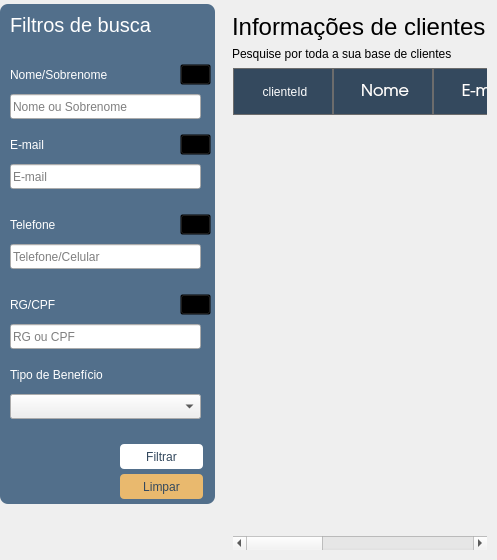
     <widget class="QWidget" name="tabClientes">
      <property name="minimumSize">
       <size>
        <width>0</width>
        <height>560</height>
       </size>
      </property>
      <property name="styleSheet">
       <string notr="true">/*-------------------------------- Labels -----------------------------------------*/
#lbTituloClientes {
	font-family: &quot;TeX Gyre Adventor&quot;;
	font-size: 24px;
}

#lbInfoClientes {
	font-family: &quot;TeX Gyre Adventor&quot;;
	font-size: 12px;	
}

#lbTituloFiltro {
	font-family: &quot;TeX Gyre Adventor&quot;;
	font-size: 20px;

	color: white;
}

#lbBuscaNome, 
#lbBuscaEmail, 
#lbBuscaTelefone,
#lbBuscaTpBeneficio,
#lbBuscaRgcpf {
	font-family: &quot;TeX Gyre Adventor&quot;;
	font-size: 12px;

	color: white;
}

/*-------------------------------- Frames -----------------------------------------*/
#frFiltrosBusca {
	background-color: rgb(82, 111, 139);
	border: 0px solid;

	border-radius: 8px;
}

#frUnderlineNome {
	border-bottom: 1px solid rgb(136, 138, 133);
}

/*-------------------------------- Tables -----------------------------------------*/
#tblClientes{
	background-color: transparent;
}

QHeaderView::section {
    background-color: rgb(52, 73, 94);
    color: white;
    padding-left: 4px;
    border: 1px solid #6c6c6c;
	min-height: 45px;
}

/*-------------------------------- Push Buttons --------------------------------*/
#pbArrowNome, 
#pbArrowEmail, 
#pbArrowTelefone,
#pbArrowTpProcesso,
#pbArrowRgcpf {
	background-image: url(:/arrowDown/arrowDown.png);
	background-repeat: no-repeat;
	background-position: center;

	background-color: transparent;
}

#pbResetar, #pbFiltrar {
	font-family: &quot;TeX Gyre Adventor&quot;;
	font-size: 12px;
	color: white;

	border-radius: 4px;
	background-color: rgb(52, 73, 94);
}

#pbResetar:hover, #pbFiltrar:hover {
	font-family: &quot;TeX Gyre Adventor&quot;;
	font-size: 12px;
	color: white;

	border-radius: 4px;
	border: 1px solid;
	background-color: rgb(72, 93, 114);
}

#pbFiltrar {
	font-family: &quot;TeX Gyre Adventor&quot;;
	font-size: 12px;
	color: rgb(52, 73, 94);

	border-radius: 4px;
	background-color: white;
}

#pbFiltrar:hover {
	font-family: &quot;TeX Gyre Adventor&quot;;
	font-size: 12px;
	color: rgb(52, 73, 94);

	border-radius: 4px;
	border: 1px solid;
	background-color: rgb(238, 238, 236);
}

#pbLimparFiltro {
	font-family: &quot;TeX Gyre Adventor&quot;;
	font-size: 12px;
	color: rgb(52, 73, 94);

	border-radius: 4px;
	background-color: rgb(233, 185, 110);
}

#pbLimparFiltro:hover {
	font-family: &quot;TeX Gyre Adventor&quot;;
	font-size: 12px;
	color: rgb(52, 73, 94);

	border-radius: 4px;
	border: 1px solid;
	background-color: rgb(238, 238, 236);
}</string>
      </property>
      <attribute name="title">
       <string>    Clientes    </string>
      </attribute>
      <layout class="QHBoxLayout" name="horizontalLayout_2">
       <property name="spacing">
        <number>8</number>
       </property>
       <property name="leftMargin">
        <number>0</number>
       </property>
       <property name="topMargin">
        <number>4</number>
       </property>
       <property name="rightMargin">
        <number>0</number>
       </property>
       <property name="bottomMargin">
        <number>0</number>
       </property>
       <item alignment="Qt::AlignTop">
        <widget class="QFrame" name="frFiltrosBusca">
         <property name="sizePolicy">
          <sizepolicy hsizetype="Preferred" vsizetype="Preferred">
           <horstretch>0</horstretch>
           <verstretch>0</verstretch>
          </sizepolicy>
         </property>
         <property name="minimumSize">
          <size>
           <width>215</width>
           <height>500</height>
          </size>
         </property>
         <property name="maximumSize">
          <size>
           <width>215</width>
           <height>510</height>
          </size>
         </property>
         <property name="styleSheet">
          <string notr="true"/>
         </property>
         <property name="frameShape">
          <enum>QFrame::NoFrame</enum>
         </property>
         <property name="frameShadow">
          <enum>QFrame::Raised</enum>
         </property>
         <widget class="QLabel" name="lbTituloFiltro">
          <property name="geometry">
           <rect>
            <x>10</x>
            <y>10</y>
            <width>171</width>
            <height>21</height>
           </rect>
          </property>
          <property name="text">
           <string>Filtros de busca</string>
          </property>
         </widget>
         <widget class="QFrame" name="frUnderlineNome">
          <property name="geometry">
           <rect>
            <x>0</x>
            <y>60</y>
            <width>211</width>
            <height>21</height>
           </rect>
          </property>
          <property name="frameShape">
           <enum>QFrame::NoFrame</enum>
          </property>
          <property name="frameShadow">
           <enum>QFrame::Raised</enum>
          </property>
          <widget class="QLabel" name="lbBuscaNome">
           <property name="geometry">
            <rect>
             <x>10</x>
             <y>0</y>
             <width>171</width>
             <height>21</height>
            </rect>
           </property>
           <property name="text">
            <string>Nome/Sobrenome</string>
           </property>
          </widget>
          <widget class="QPushButton" name="pbArrowNome">
           <property name="geometry">
            <rect>
             <x>180</x>
             <y>0</y>
             <width>31</width>
             <height>21</height>
            </rect>
           </property>
           <property name="text">
            <string/>
           </property>
          </widget>
         </widget>
         <widget class="QFrame" name="frBuscaNome">
          <property name="geometry">
           <rect>
            <x>0</x>
            <y>80</y>
            <width>211</width>
            <height>40</height>
           </rect>
          </property>
          <property name="maximumSize">
           <size>
            <width>16777215</width>
            <height>40</height>
           </size>
          </property>
          <property name="frameShape">
           <enum>QFrame::NoFrame</enum>
          </property>
          <property name="frameShadow">
           <enum>QFrame::Raised</enum>
          </property>
          <widget class="QLineEdit" name="leBuscaNome">
           <property name="geometry">
            <rect>
             <x>10</x>
             <y>10</y>
             <width>191</width>
             <height>25</height>
            </rect>
           </property>
           <property name="placeholderText">
            <string>Nome ou Sobrenome</string>
           </property>
          </widget>
         </widget>
         <widget class="QFrame" name="frBuscaEmail">
          <property name="geometry">
           <rect>
            <x>0</x>
            <y>150</y>
            <width>211</width>
            <height>40</height>
           </rect>
          </property>
          <property name="maximumSize">
           <size>
            <width>16777215</width>
            <height>40</height>
           </size>
          </property>
          <property name="frameShape">
           <enum>QFrame::NoFrame</enum>
          </property>
          <property name="frameShadow">
           <enum>QFrame::Raised</enum>
          </property>
          <widget class="QLineEdit" name="leBuscaEmail">
           <property name="geometry">
            <rect>
             <x>10</x>
             <y>10</y>
             <width>191</width>
             <height>25</height>
            </rect>
           </property>
           <property name="placeholderText">
            <string>E-mail</string>
           </property>
          </widget>
         </widget>
         <widget class="QFrame" name="frUnderlineEmail">
          <property name="geometry">
           <rect>
            <x>0</x>
            <y>130</y>
            <width>211</width>
            <height>21</height>
           </rect>
          </property>
          <property name="frameShape">
           <enum>QFrame::NoFrame</enum>
          </property>
          <property name="frameShadow">
           <enum>QFrame::Raised</enum>
          </property>
          <widget class="QLabel" name="lbBuscaEmail">
           <property name="geometry">
            <rect>
             <x>10</x>
             <y>0</y>
             <width>171</width>
             <height>21</height>
            </rect>
           </property>
           <property name="text">
            <string>E-mail</string>
           </property>
          </widget>
          <widget class="QPushButton" name="pbArrowEmail">
           <property name="geometry">
            <rect>
             <x>180</x>
             <y>0</y>
             <width>31</width>
             <height>21</height>
            </rect>
           </property>
           <property name="text">
            <string/>
           </property>
          </widget>
         </widget>
         <widget class="QFrame" name="frBuscaTelefone">
          <property name="geometry">
           <rect>
            <x>0</x>
            <y>230</y>
            <width>211</width>
            <height>40</height>
           </rect>
          </property>
          <property name="maximumSize">
           <size>
            <width>16777215</width>
            <height>40</height>
           </size>
          </property>
          <property name="frameShape">
           <enum>QFrame::NoFrame</enum>
          </property>
          <property name="frameShadow">
           <enum>QFrame::Raised</enum>
          </property>
          <widget class="QLineEdit" name="leBuscaTelefone">
           <property name="geometry">
            <rect>
             <x>10</x>
             <y>10</y>
             <width>191</width>
             <height>25</height>
            </rect>
           </property>
           <property name="placeholderText">
            <string>Telefone/Celular</string>
           </property>
          </widget>
         </widget>
         <widget class="QFrame" name="frUnderlineTelefone">
          <property name="geometry">
           <rect>
            <x>0</x>
            <y>210</y>
            <width>211</width>
            <height>21</height>
           </rect>
          </property>
          <property name="frameShape">
           <enum>QFrame::NoFrame</enum>
          </property>
          <property name="frameShadow">
           <enum>QFrame::Raised</enum>
          </property>
          <widget class="QLabel" name="lbBuscaTelefone">
           <property name="geometry">
            <rect>
             <x>10</x>
             <y>0</y>
             <width>171</width>
             <height>21</height>
            </rect>
           </property>
           <property name="text">
            <string>Telefone</string>
           </property>
          </widget>
          <widget class="QPushButton" name="pbArrowTelefone">
           <property name="geometry">
            <rect>
             <x>180</x>
             <y>0</y>
             <width>31</width>
             <height>21</height>
            </rect>
           </property>
           <property name="text">
            <string/>
           </property>
          </widget>
         </widget>
         <widget class="QFrame" name="frBuscaRgcpf">
          <property name="geometry">
           <rect>
            <x>0</x>
            <y>310</y>
            <width>211</width>
            <height>40</height>
           </rect>
          </property>
          <property name="maximumSize">
           <size>
            <width>16777215</width>
            <height>40</height>
           </size>
          </property>
          <property name="frameShape">
           <enum>QFrame::NoFrame</enum>
          </property>
          <property name="frameShadow">
           <enum>QFrame::Raised</enum>
          </property>
          <widget class="QLineEdit" name="leBuscaRgcpf">
           <property name="geometry">
            <rect>
             <x>10</x>
             <y>10</y>
             <width>191</width>
             <height>25</height>
            </rect>
           </property>
           <property name="placeholderText">
            <string>RG ou CPF</string>
           </property>
          </widget>
         </widget>
         <widget class="QFrame" name="frUnderlineRgcpf">
          <property name="geometry">
           <rect>
            <x>0</x>
            <y>290</y>
            <width>211</width>
            <height>21</height>
           </rect>
          </property>
          <property name="frameShape">
           <enum>QFrame::NoFrame</enum>
          </property>
          <property name="frameShadow">
           <enum>QFrame::Raised</enum>
          </property>
          <widget class="QLabel" name="lbBuscaRgcpf">
           <property name="geometry">
            <rect>
             <x>10</x>
             <y>0</y>
             <width>171</width>
             <height>21</height>
            </rect>
           </property>
           <property name="text">
            <string>RG/CPF</string>
           </property>
          </widget>
          <widget class="QPushButton" name="pbArrowRgcpf">
           <property name="geometry">
            <rect>
             <x>180</x>
             <y>0</y>
             <width>31</width>
             <height>21</height>
            </rect>
           </property>
           <property name="text">
            <string/>
           </property>
          </widget>
         </widget>
         <widget class="QFrame" name="frUnderlineTpProcesso">
          <property name="geometry">
           <rect>
            <x>0</x>
            <y>360</y>
            <width>211</width>
            <height>21</height>
           </rect>
          </property>
          <property name="frameShape">
           <enum>QFrame::NoFrame</enum>
          </property>
          <property name="frameShadow">
           <enum>QFrame::Raised</enum>
          </property>
          <widget class="QLabel" name="lbBuscaTpBeneficio">
           <property name="geometry">
            <rect>
             <x>10</x>
             <y>0</y>
             <width>171</width>
             <height>21</height>
            </rect>
           </property>
           <property name="text">
            <string>Tipo de Benefício</string>
           </property>
          </widget>
         </widget>
         <widget class="QFrame" name="frBuscaTpBeneficio">
          <property name="geometry">
           <rect>
            <x>0</x>
            <y>380</y>
            <width>211</width>
            <height>40</height>
           </rect>
          </property>
          <property name="maximumSize">
           <size>
            <width>16777215</width>
            <height>40</height>
           </size>
          </property>
          <property name="frameShape">
           <enum>QFrame::NoFrame</enum>
          </property>
          <property name="frameShadow">
           <enum>QFrame::Raised</enum>
          </property>
          <widget class="QComboBox" name="cbxTpBeneficio">
           <property name="geometry">
            <rect>
             <x>10</x>
             <y>10</y>
             <width>191</width>
             <height>25</height>
            </rect>
           </property>
          </widget>
         </widget>
         <widget class="QPushButton" name="pbFiltrar">
          <property name="geometry">
           <rect>
            <x>120</x>
            <y>440</y>
            <width>83</width>
            <height>25</height>
           </rect>
          </property>
          <property name="text">
           <string>Filtrar</string>
          </property>
         </widget>
         <widget class="QPushButton" name="pbLimparFiltro">
          <property name="geometry">
           <rect>
            <x>120</x>
            <y>470</y>
            <width>83</width>
            <height>25</height>
           </rect>
          </property>
          <property name="text">
           <string>Limpar</string>
          </property>
         </widget>
         <zorder>lbTituloFiltro</zorder>
         <zorder>frBuscaNome</zorder>
         <zorder>frUnderlineNome</zorder>
         <zorder>frBuscaEmail</zorder>
         <zorder>frUnderlineEmail</zorder>
         <zorder>frBuscaTelefone</zorder>
         <zorder>frUnderlineTelefone</zorder>
         <zorder>frBuscaRgcpf</zorder>
         <zorder>frUnderlineRgcpf</zorder>
         <zorder>frUnderlineTpProcesso</zorder>
         <zorder>frBuscaTpBeneficio</zorder>
         <zorder>pbFiltrar</zorder>
         <zorder>pbLimparFiltro</zorder>
        </widget>
       </item>
       <item>
        <widget class="QFrame" name="frame_3">
         <property name="frameShape">
          <enum>QFrame::NoFrame</enum>
         </property>
         <property name="frameShadow">
          <enum>QFrame::Raised</enum>
         </property>
         <layout class="QVBoxLayout" name="verticalLayout_2">
          <item>
           <widget class="QLabel" name="lbTituloClientes">
            <property name="text">
             <string>Informações de clientes</string>
            </property>
           </widget>
          </item>
          <item>
           <widget class="QLabel" name="lbInfoClientes">
            <property name="text">
             <string>Pesquise por toda a sua base de clientes</string>
            </property>
           </widget>
          </item>
          <item>
           <layout class="QHBoxLayout" name="hlFlitroAlfabetico"/>
          </item>
          <item>
           <widget class="QTableWidget" name="tblClientes">
            <property name="sizePolicy">
             <sizepolicy hsizetype="Expanding" vsizetype="MinimumExpanding">
              <horstretch>0</horstretch>
              <verstretch>0</verstretch>
             </sizepolicy>
            </property>
            <property name="minimumSize">
             <size>
              <width>0</width>
              <height>360</height>
             </size>
            </property>
            <property name="editTriggers">
             <set>QAbstractItemView::NoEditTriggers</set>
            </property>
            <property name="selectionBehavior">
             <enum>QAbstractItemView::SelectRows</enum>
            </property>
            <attribute name="horizontalHeaderCascadingSectionResizes">
             <bool>true</bool>
            </attribute>
            <attribute name="horizontalHeaderStretchLastSection">
             <bool>true</bool>
            </attribute>
            <attribute name="verticalHeaderVisible">
             <bool>false</bool>
            </attribute>
            <column>
             <property name="text">
              <string>clienteId</string>
             </property>
            </column>
            <column>
             <property name="text">
              <string>Nome</string>
             </property>
             <property name="font">
              <font>
               <family>TeX Gyre Adventor</family>
               <pointsize>12</pointsize>
              </font>
             </property>
             <property name="textAlignment">
              <set>AlignCenter</set>
             </property>
            </column>
            <column>
             <property name="text">
              <string>E-mail</string>
             </property>
             <property name="font">
              <font>
               <family>TeX Gyre Adventor</family>
               <pointsize>12</pointsize>
              </font>
             </property>
             <property name="textAlignment">
              <set>AlignCenter</set>
             </property>
            </column>
            <column>
             <property name="text">
              <string>Telefone</string>
             </property>
             <property name="font">
              <font>
               <family>TeX Gyre Adventor</family>
               <pointsize>12</pointsize>
              </font>
             </property>
             <property name="textAlignment">
              <set>AlignCenter</set>
             </property>
            </column>
            <column>
             <property name="text">
              <string>Cidade</string>
             </property>
             <property name="font">
              <font>
               <family>TeX Gyre Adventor</family>
               <pointsize>12</pointsize>
              </font>
             </property>
             <property name="textAlignment">
              <set>AlignCenter</set>
             </property>
            </column>
            <column>
             <property name="text">
              <string>Tipo de Processo</string>
             </property>
             <property name="font">
              <font>
               <family>TeX Gyre Adventor</family>
               <pointsize>12</pointsize>
              </font>
             </property>
             <property name="textAlignment">
              <set>AlignCenter</set>
             </property>
            </column>
           </widget>
          </item>
         </layout>
        </widget>
       </item>
      </layout>
     </widget>
